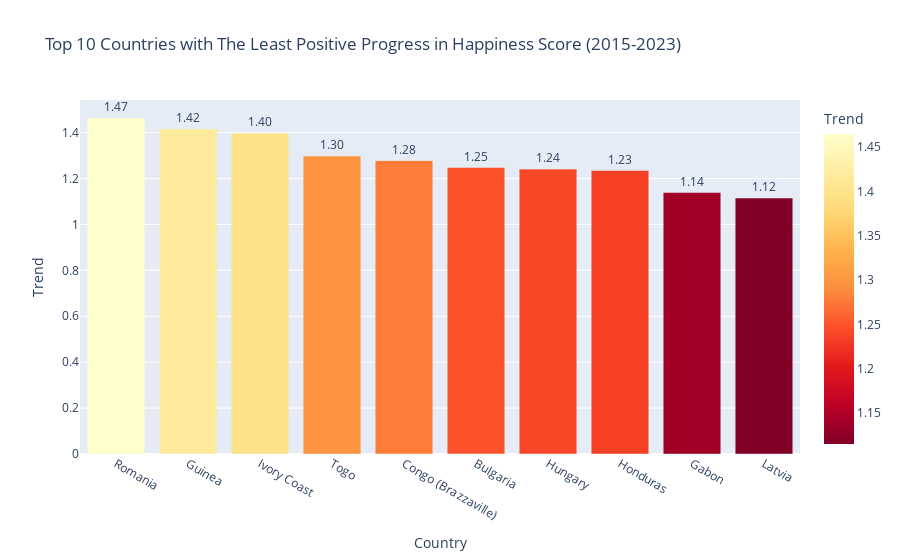

The cell this chart's notebook holds for it:
### Markdown cell above
# Biggest Changes across the years

### Code cell
# Selecting 'country' and 'happiness_score' columns from filtered_data_15 and filtered_data_23
WHR_15 = filtered_data_15[['country', 'happiness_score']]
WHR_23 = filtered_data_23[['country', 'happiness_score']]

# Merging the two DataFrames based on the 'country' column
WHR_15_23 = WHR_15.merge(WHR_23, how='left', on='country')

# Renaming the columns to 'country', '2015', and '2023'
columns = ['country', '2015', '2023']
WHR_15_23.columns = columns

# Calculating the trend by subtracting '2015' from '2023' for each row
WHR_15_23['trend'] = WHR_15_23.apply(lambda x: x['2023'] - x['2015'], axis=1)

# Finding the top 10 countries with the biggest improvements in trend
Biggest_Improvements = WHR_15_23.sort_values(by='trend', ascending=False)[:10]

# Finding the top 10 countries with the biggest drops in trend
Biggest_Drops = WHR_15_23.sort_values(by='trend', ascending=True)[:10]

# Define a custom color scale from dark blue to light blue
custom_color_scale = px.colors.sequential.YlOrRd[::-1]  # Reverse the 'YlOrRd' color scale for a dark-to-light transition

# Create a bar chart using Plotly Express with the custom color scale
fig = px.bar(Biggest_Improvements, x='country', y='trend', text='trend',
             title='Top 10 Countries with The Least Positive Progress in Happiness Score (2015-2023)',
             labels={'country': 'Country', 'trend': 'Trend'},
             color='trend', color_continuous_scale=custom_color_scale)

# Set the text format to round to 2 decimal places
fig.update_traces(texttemplate='%{text:.2f}', textposition='outside', hovertemplate='Country: %{x}<br>Trend: %{y:.2f}')

# Show the plot
fig.show()

### Figure 1 — Plotly figure (JSON) as saved in the notebook; plotly's stock layout.template omitted (floating-point values rounded to 4 significant figures)
{"data": [{"alignmentgroup": "True", "hovertemplate": "Country: %{x}<br>Trend: %{y:.2f}", "legendgroup": "", "marker": {"color": [1.465, 1.416, 1.398, 1.298, 1.278, 1.248, 1.241, 1.235, 1.139, 1.115], "coloraxis": "coloraxis", "pattern": {"shape": ""}}, "name": "", "offsetgroup": "", "orientation": "v", "showlegend": false, "text": [1.465, 1.416, 1.398, 1.298, 1.278, 1.248, 1.241, 1.235, 1.139, 1.115], "textposition": "outside", "texttemplate": "%{text:.2f}", "type": "bar", "x": ["Romania", "Guinea", "Ivory Coast", "Togo", "Congo (Brazzaville)", "Bulgaria", "Hungary", "Honduras", "Gabon", "Latvia"], "xaxis": "x", "y": [1.465, 1.416, 1.398, 1.298, 1.278, 1.248, 1.241, 1.235, 1.139, 1.115], "yaxis": "y"}], "layout": {"barmode": "relative", "coloraxis": {"colorbar": {"title": {"text": "Trend"}}, "colorscale": [[0, "rgb(128,0,38)"], [0.125, "rgb(189,0,38)"], [0.25, "rgb(227,26,28)"], [0.375, "rgb(252,78,42)"], [0.5, "rgb(253,141,60)"], [0.625, "rgb(254,178,76)"], [0.75, "rgb(254,217,118)"], [0.875, "rgb(255,237,160)"], [1, "rgb(255,255,204)"]]}, "legend": {"tracegroupgap": 0}, "title": {"text": "Top 10 Countries with The Least Positive Progress in Happiness Score (2015-2023)"}, "xaxis": {"anchor": "y", "domain": [0, 1], "title": {"text": "Country"}}, "yaxis": {"anchor": "x", "domain": [0, 1], "title": {"text": "Trend"}}}}
